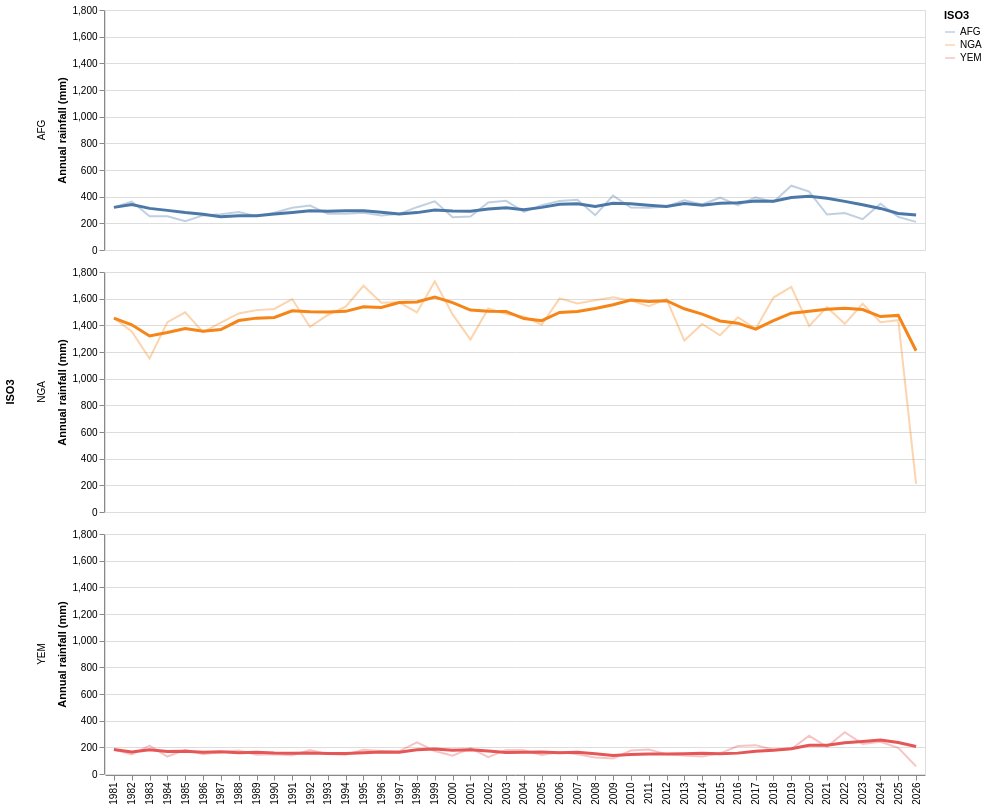

This figure's notebook cell:
### Markdown cell above
## 3. Annual rainfall trend — is rainfall shifting?

Annual total rainfall (mean across admin units of yearly sums) per country, with a 5-year rolling mean overlay.

### Code cell
yearly_pcode = (
    df1.groupby(["ISO3", "PCODE", "year"], observed=True)["r1h"]
       .sum()
       .reset_index()
)
annual = (
    yearly_pcode.groupby(["ISO3", "year"], observed=True)["r1h"]
                .mean()
                .reset_index()
)
annual["roll5"] = (
    annual.groupby("ISO3", observed=True)["r1h"]
          .transform(lambda s: s.rolling(5, min_periods=1).mean())
)

base   = alt.Chart(annual).encode(x=alt.X("year:O", title=None), color="ISO3:N")
raw    = base.mark_line(opacity=0.35).encode(y=alt.Y("r1h:Q", title="Annual rainfall (mm)"))
smooth = base.mark_line(size=3).encode(y="roll5:Q")

(raw + smooth).properties(width=820, height=240).facet(row="ISO3:N")

### Figure 1 — Vega-Lite specification as saved in the notebook (floating-point values rounded to 4 significant figures; data arrays with more than 128 entries replaced by an {"elided": "..."} marker saying what was removed)
{"config": {"view": {"continuousWidth": 300, "continuousHeight": 300}}, "data": {"name": "data-93b0ef39614f3d4b3c47a99acb3fe9e2"}, "facet": {"row": {"field": "ISO3", "type": "nominal"}}, "spec": {"layer": [{"mark": {"type": "line", "opacity": 0.35}, "encoding": {"color": {"field": "ISO3", "type": "nominal"}, "x": {"field": "year", "title": null, "type": "ordinal"}, "y": {"field": "r1h", "title": "Annual rainfall (mm)", "type": "quantitative"}}}, {"mark": {"type": "line", "size": 3}, "encoding": {"color": {"field": "ISO3", "type": "nominal"}, "x": {"field": "year", "title": null, "type": "ordinal"}, "y": {"field": "roll5", "type": "quantitative"}}}], "height": 240, "width": 820}, "$schema": "https://vega.github.io/schema/vega-lite/v6.4.1.json", "datasets": {"data-93b0ef39614f3d4b3c47a99acb3fe9e2": {"elided": "138 records"}}}
